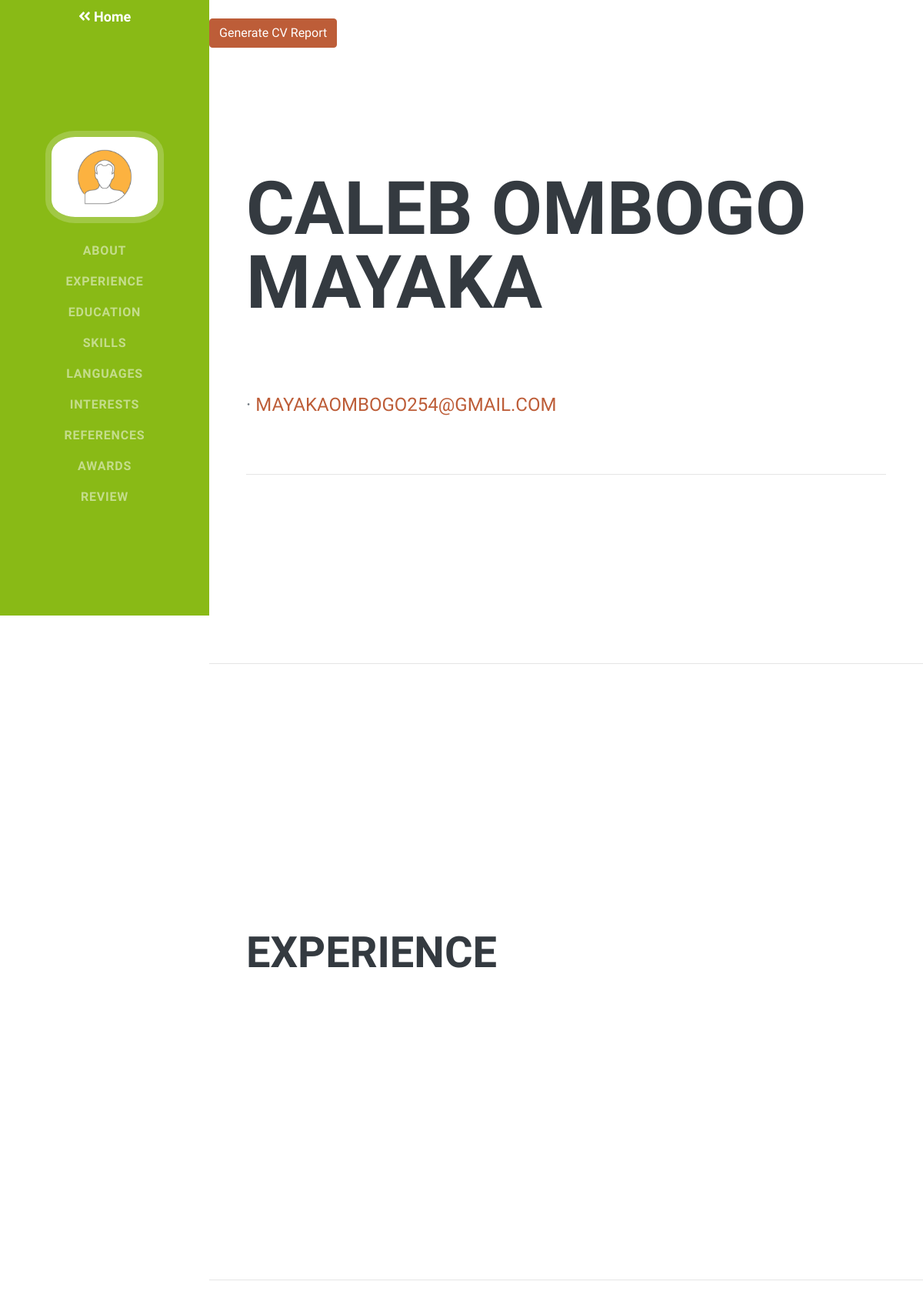
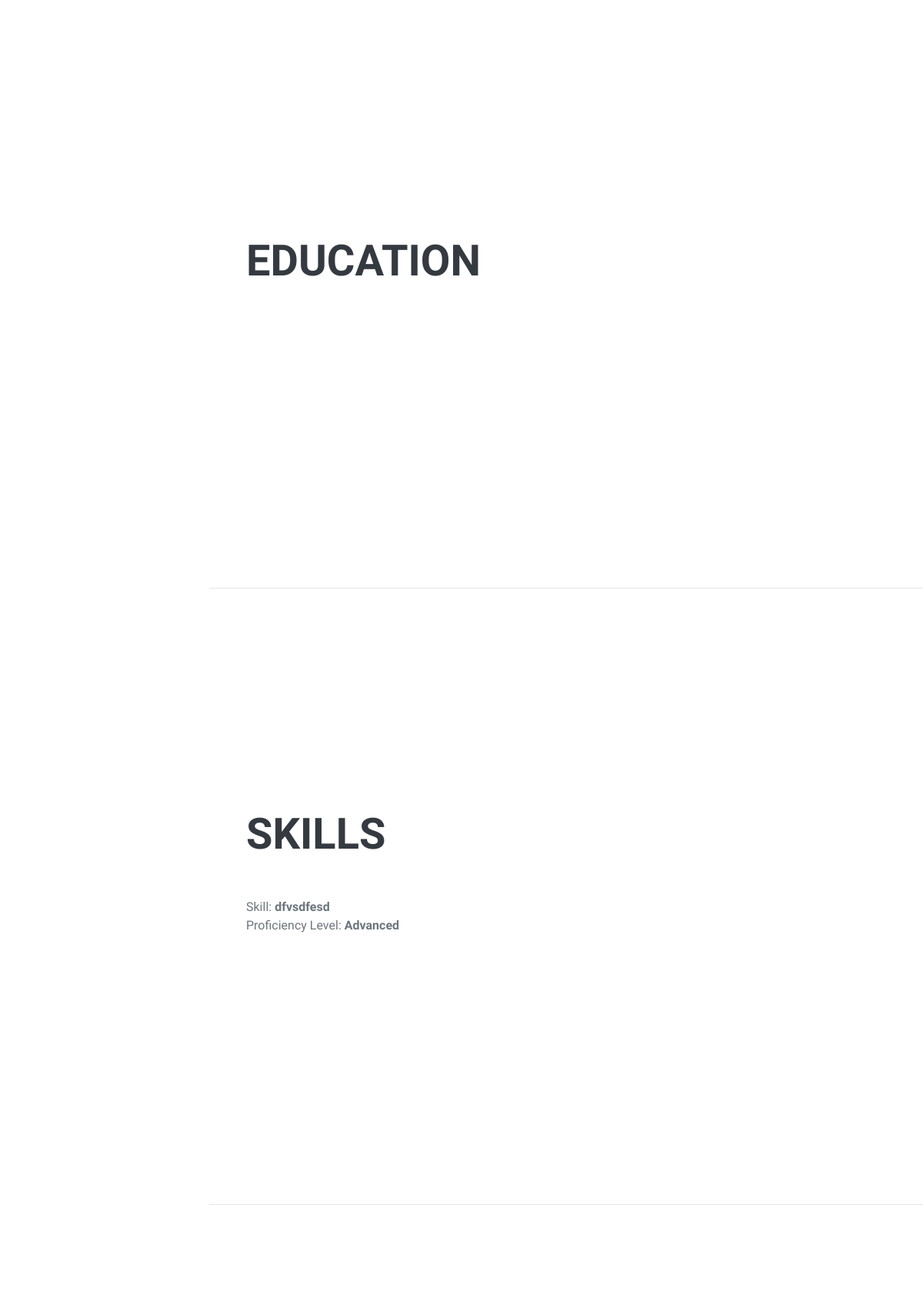
The app's page /applicant/applicant-public-profile/1 (signed in, upper part) with its own data (2 pictures, top to bottom).
### user/models.py (models this page shows, shortened)
class User(AbstractBaseUser):
    email = models.EmailField(max_length=255, unique=True)
    name = models.CharField(max_length=255)
    date_joined = models.DateTimeField(auto_now_add=True)
    is_applicant = models.BooleanField(default=False)
    is_company = models.BooleanField(default=False)
    is_active = models.BooleanField(default=True)
    is_staff = models.BooleanField(default=False)
    is_admin = models.BooleanField(default=False)
    USERNAME_FIELD = 'email'
    REQUIRED_FIELDS = ['name']  # Email & Password are required by default.
    objects = MyUserManager()

class SkillSetModel(models.Model):
    SKILL_PROFICIENCY = [
        ('Beginner', 'Beginner'),
        ('Intermediate', 'Intermediate'),
        ('Advanced', 'Advanced'),
        ('Pro', 'Pro'),
    ]
    user = models.ForeignKey(User, null=True, on_delete=models.CASCADE)
    skill_title = models.CharField(max_length=255, null=True, blank=True)
    proficiency = models.CharField(max_length=255, choices=SKILL_PROFICIENCY, null=True, blank=True)

### user/views.py (the view, shortened to what this page needs)
# urls.py: path('applicant/applicant-public-profile/<str:pk>', views.applicant_public_profile, name='applicant-public-profile'),
@login_required(login_url='login')
def applicant_public_profile(request, pk):
    user = User.objects.get(id=pk)
    applicant = ApplicantProfileModel.objects.get(user=user)
    resume_link = ""
    if applicant.resume:
        resume_link = "http://127.0.0.1:8000" + applicant.resume.url
    skill_set = SkillSetModel.objects.filter(user=user)
    languages = LanguageModel.objects.filter(user=user)
    work_experience = WorkExperienceModel.objects.filter(user=user)
    educations = EducationModel.objects.filter(user=user)
    references = ReferenceModel.objects.filter(user=user)
    awards = AwardModel.objects.filter(user=user)
    rates = RatingModel.objects.filter(applicant=user)
    rate = rateAvg(rates, rates.count())
    age = None
    if user.applicantprofilemodel.birth_date:
        age = calculate_age(user.applicantprofilemodel.birth_date)
    if request.user.is_company:
        increaseViewCount(request.user, user)
    rating_form = RatingForm()
    name = extractFirstName(request.user.name)
    context = {
        'name': name,
        'age': age,
        'user': user,
        'skill_set': skill_set,
        'work_experience': work_experience,
        'educations': educations,
        'languages':languages,
        'references': references,
        'awards': awards,
        'rating_form': rating_form,
        'rates': rates,
        'rate': rate,
        'resume_link': resume_link,
    }
    return render(request, 'user/applicant/applicant-public-profile.html', context)

### user/utils.py (called while the page is built)
def rateAvg(rates, length):
    summation = 0
    if length == 0:
        return 0
    else:
        for r in rates:
            summation = summation + r.rate
    if (summation / length) % 1 > 0:
        return summation / length
    else:
        return summation // length

def increaseViewCount(user_one, user_two):
    if user_one.is_company:
        applicant = ApplicantProfileModel.objects.get(user=user_two)
        if applicant.totalViewCount is None:
            applicant.totalViewCount = 0
        applicant.totalViewCount = applicant.totalViewCount + 1
        applicant.save()
    elif user_one.is_applicant:
        company = CompanyProfileModel.objects.get(user=user_two)
        if company.totalViewCount is None:
            company.totalViewCount = 0
        company.totalViewCount = company.totalViewCount + 1
        company.save()
    ProfileViewDetails.objects.create(
        viewedBy=user_one,
        viewed=user_two,
    )
    return

def extractFirstName(name):
    first_name = name.split(' ')
    return first_name[0]

### templates/user/applicant/applicant-public-profile.html (shortened to what this page needs)
<!DOCTYPE html>
{% load static %}
{% load widget_tweaks %}
<html lang="en">
<head>
    <link rel="stylesheet" href="//code.ionicframework.com/ionicons/2.0.1/css/ionicons.min.css">
    <link href="{% static 'assets/applicant/css/styles.css' %}" rel="stylesheet"/>
</head>
<button onclick="window.print()" class="btn btn-primary mt-4 print-button">Generate CV Report</button>
<body id="page-top">
<nav class="navbar navbar-expand-lg navbar-dark bg-success fixed-top" id="sideNav">
    <a style="font-size: large; color: white" href="{% url 'home' %}"><i
            class="fa fa-angle-double-left"></i><b> Home</b></a>
    <a class="navbar-brand js-scroll-trigger" href="{% url 'applicant-edit-profile' %}">
        {% if user.applicantprofilemodel.image %}
        <span class="d-none d-lg-block">
                <img class="img-fluid img-profile rounded-circle mx-auto mb-2"
                     src="{{user.applicantprofilemodel.image.url}}" alt=""/>
            </span>
        {% else %}
        <span class="d-none d-lg-block">
                <img class="img-fluid img-profile rounded-circle mx-auto mb-2"
                     src="{% static 'assets\images\placeholder.png' %}" alt=""/>
            </span>
        {% endif %}
    </a>
    <div class="collapse navbar-collapse" id="navbarSupportedContent">
        <ul class="navbar-nav">
            <li class="nav-item"><a class="nav-link js-scroll-trigger" href="#about">About</a></li>
            <li class="nav-item"><a class="nav-link js-scroll-trigger" href="#experience">Experience</a></li>
            <li class="nav-item"><a class="nav-link js-scroll-trigger" href="#education">Education</a></li>
            <li class="nav-item"><a class="nav-link js-scroll-trigger" href="#skills">Skills</a></li>
            <li class="nav-item"><a class="nav-link js-scroll-trigger" href="#languages">Languages</a></li>
            <li class="nav-item"><a class="nav-link js-scroll-trigger" href="#interests">Interests</a></li>
            <li class="nav-item"><a class="nav-link js-scroll-trigger" href="#references">References</a></li>
            <li class="nav-item"><a class="nav-link js-scroll-trigger" href="#awards">Awards</a></li>
            <li class="nav-item"><a class="nav-link js-scroll-trigger" href="#review">Review</a></li>
        </ul>
    </div>
</nav>
<div class="container-fluid p-0">
    <section class="resume-section" id="about">
        <div class="resume-section-content">
            <h1 class="mb-0">
                {{user.name}}
            </h1>
            <div class="subheading mb-5">
                <x-star-rating value="{{rate}}">
                </x-star-rating>
            </div>
            <div class="subheading mb-5">
                {% if user.email %}
                · <a href="mailto:{{user.email}}">{{user.email}}</a>
                {% endif %}
                <br/>
                <br><br>
                <hr class="m-0"/>
                <br>
            </div>
        </div>
    </section>
    <hr class="m-0"/>
    <section class="resume-section" id="experience">
        <div class="resume-section-content">
            <h2 class="mb-5">Experience</h2>
        </div>
    </section>
    <hr class="m-0"/>
    <section class="resume-section" id="education">
        <div class="resume-section-content">
            <h2 class="mb-5">Education</h2>
        </div>
    </section>
    <hr class="m-0"/>
    <section class="resume-section" id="skills">
        <div class="resume-section-content">
            <h2 class="mb-5">Skills</h2>
            {% for skill in skill_set %}
            <div class="d-flex flex-column flex-md-row justify-content-between mb-5">
                <div class="flex-grow-1">
                    <div>Skill: <b>{{skill.skill_title}}</b></div>
                    <p>Proficiency Level: <b>{{skill.proficiency}}</b></p>
                </div>
            </div>
            {% endfor%}
        </div>
    </section>
    <hr class="m-0"/>
    <section class="resume-section" id="languages">
    </section>
</div>
</body>
</html>

### records on screen
User: name "CALEB OMBOGO MAYAKA", email "MAYAKAOMBOGO254@GMAIL.COM"
SkillSetModel: skill_title "dfvsdfesd", proficiency "Advanced"
